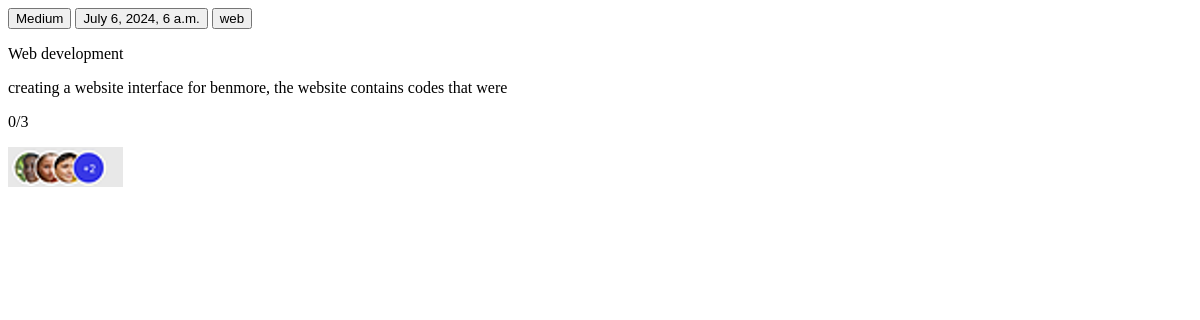
/load-data/, run on an earlier commit of the app's database.
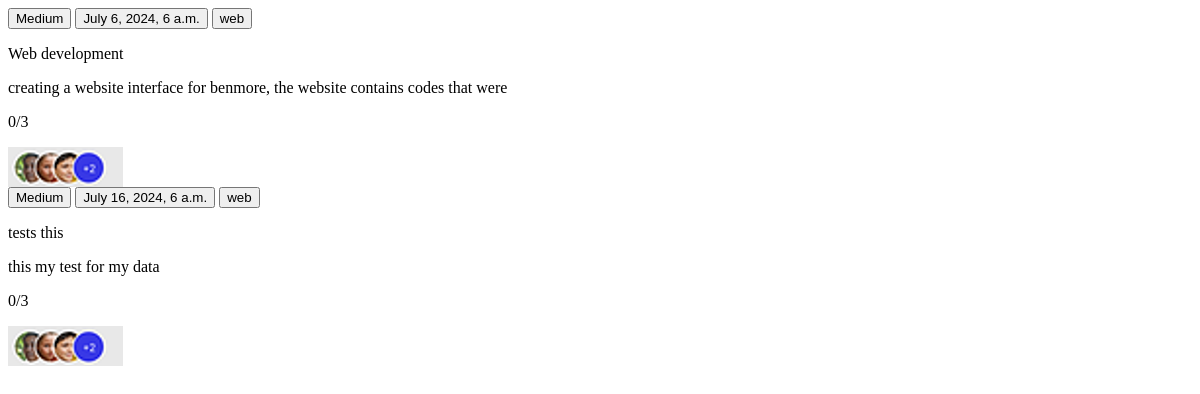
And on a later commit of the database.
### taskmore/models.py (models this page shows)
class info(models.Model):
    title = models.CharField(max_length=800, null=True, verbose_name="Title")
    description = models.TextField(max_length=80, null=True, verbose_name="description")
    statuses = [
        ('In Progress', 'In Progress'),
        ('Completed', 'Completed'),
        ('Overdue', 'Overdue'),
    ]
    status = models.CharField(max_length=20, choices=statuses, verbose_name="status")
    priorities = [
        ('Low', 'Low'),
        ('Medium', 'Medium'),
        ('High', 'High'),
    ]
    priority = models.CharField(max_length=20, choices=priorities, verbose_name="Priority")
    due_date = models.DateTimeField(verbose_name="Due date")
    category = models.CharField(max_length=800, null=True, verbose_name="Category")
    assigned_to =  models.ForeignKey(User, on_delete=models.CASCADE)

### taskmore/views.py (the view)
# urls.py: path('load-data/', load_data, name='load_data'),
def load_data(request):
    infos = info.objects.all()
    return render(request, 'loaddata.html', {'infos': infos})

### taskmore/templates/loaddata.html (shortened to what this page needs)
{% load static %}
{% for info in infos %}
  <div class="test">
            <button class="w-16 h-4 float-left rounded-md border-none bg-red-400 m-2 text-xs">{{ info.priority}}</button>
            <button class="w-16 h-4 float-left rounded-md border-none bg-gray-300 m-2 text-xs text-purple-600 flex items-center">
                 {{ info.due_date|slice:'-8:'}}
            </button>
            <button class="w-16 h-4 float-left rounded-md border-none bg-gray-300 m-2 text-xs">{{ info.category}}  </button>
            <div class="w-66 h-38 float-left rounded-md border-none bg-gray-200 mt-2 mx-2">
                <p class="text-xl font-bold mx-2"> {{ info.title }} </p>
                <p class="text-xs mt-1 mx-2">{{ info.description }}</p>
                <p class="border border-black w-14 rounded-md mx-2 flex items-center justify-center">  0/3</p>
                <img src="{% static 'peeps.png' %}" class="w-22 h-6 mt-1 mx-2 float-left">
            </div>
        </div>
{% endfor %}

What changed in the data, as far as the page shows it:
added info: priority "Medium", due_date "July 16, 2024, 6 a.m.", category "web", title "tests this", description "this my test for my data"
